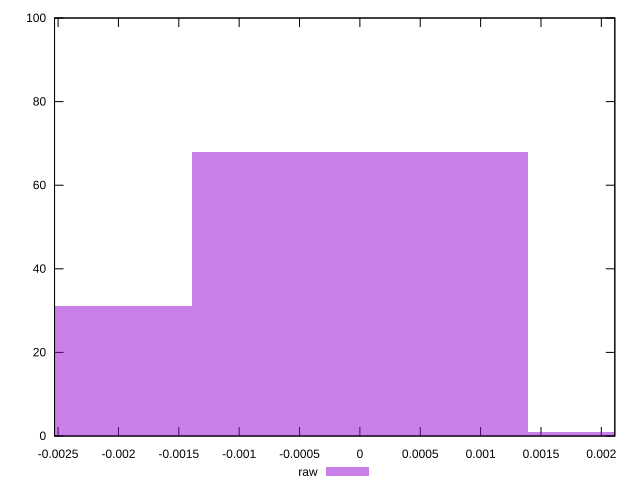

Source code (gnuplot):
reset

$raw <<EOF
0 68
-0.0027892682156502604 31
0.0027892682156502604 1
EOF

set key outside below
set boxwidth 0.0027892682156502604
set xrange [-0.0025293966109044917:0.0021117532025835676]
set yrange [0:100]
set trange [0:100]
set style fill transparent solid 0.5 noborder
set terminal svg size 640, 490 enhanced background rgb 'white'
set output "report_00023_2021-02-20T12:14:57.249Z/meta/pScore-difference/samples/pages+cached+noadtech/raw/histogram.svg"

plot $raw title "raw" with boxes

reset
